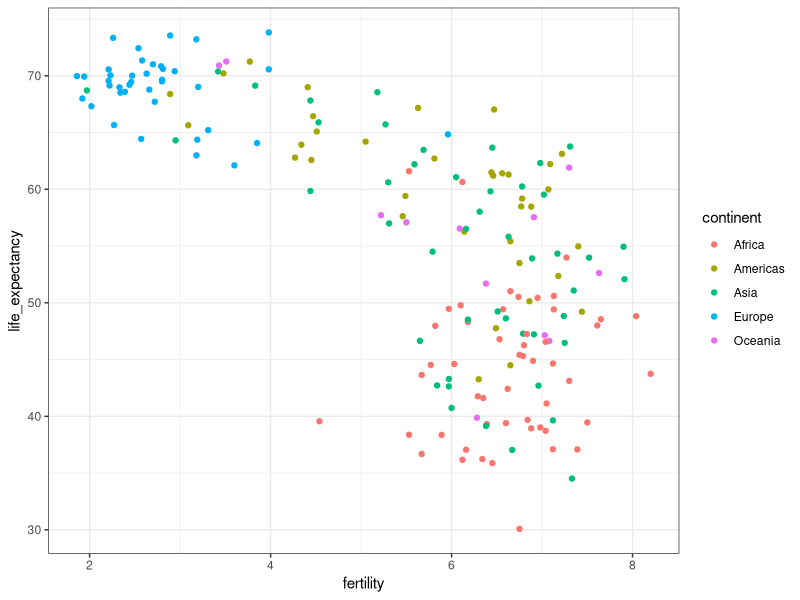
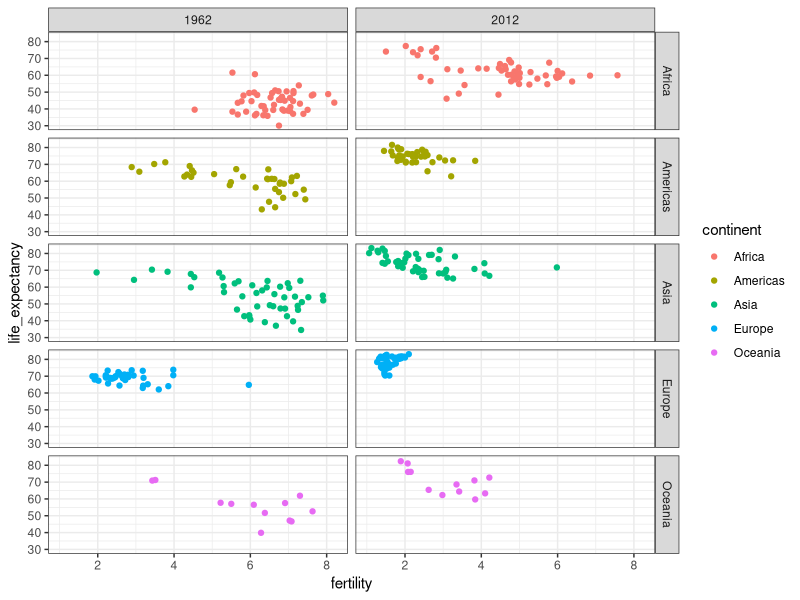
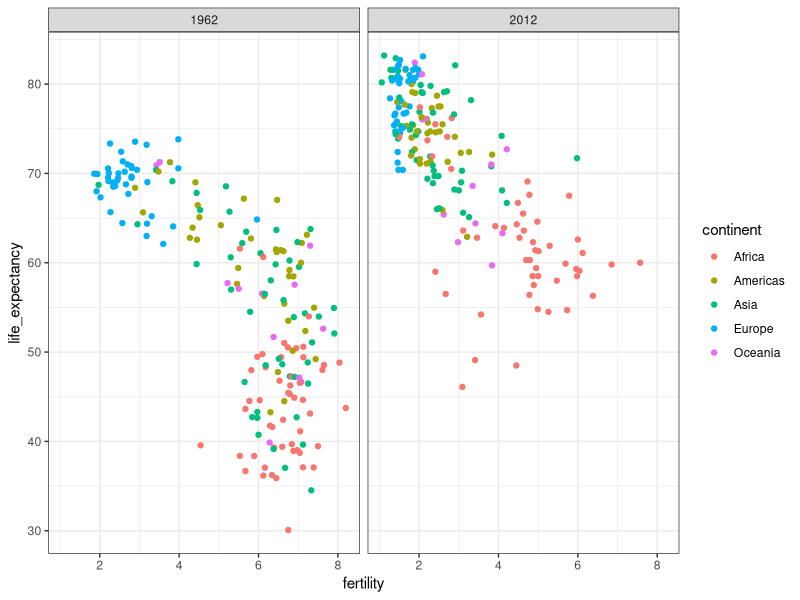
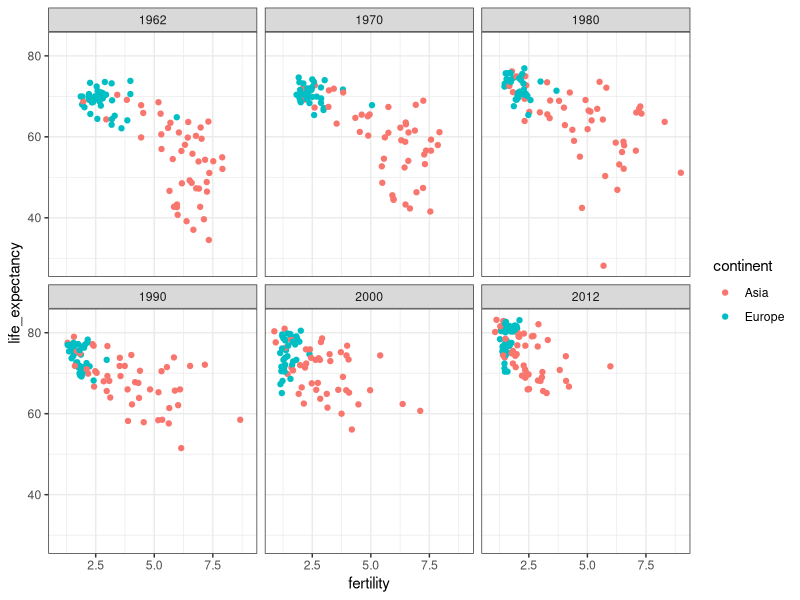

Source code (R) for these figures, in order:
library(tidyverse)
library(dslabs)
data(gapminder)
head(gapminder)

ds_theme_set()

# life expectancy vs fertility rate in 1962
filter(gapminder, year == 1962) %>% 
  ggplot(aes(fertility, life_expectancy, col = continent)) + 
  geom_point()

# faceting by continent and year - comparing 1962 vs 2012
filter(gapminder, year %in% c(1962, 2012)) %>% 
  ggplot(aes(fertility, life_expectancy, col = continent)) + 
  geom_point() + facet_grid(continent~year)

# faceting by year only - comparing 1962 vs 2012
filter(gapminder, year %in% c(1962, 2012)) %>% 
  ggplot(aes(fertility, life_expectancy, col = continent)) + 
  geom_point() + facet_grid(~year)

# faceting over multiple years to observe trend
years <- c(1962, 1970, 1980, 1990, 2000, 2012)
continents <- c("Europe", "Asia")
filter(gapminder, year %in% years & continent %in% continents) %>% 
  ggplot(aes(fertility, life_expectancy, col = continent)) + 
  geom_point() + facet_wrap(~year)
